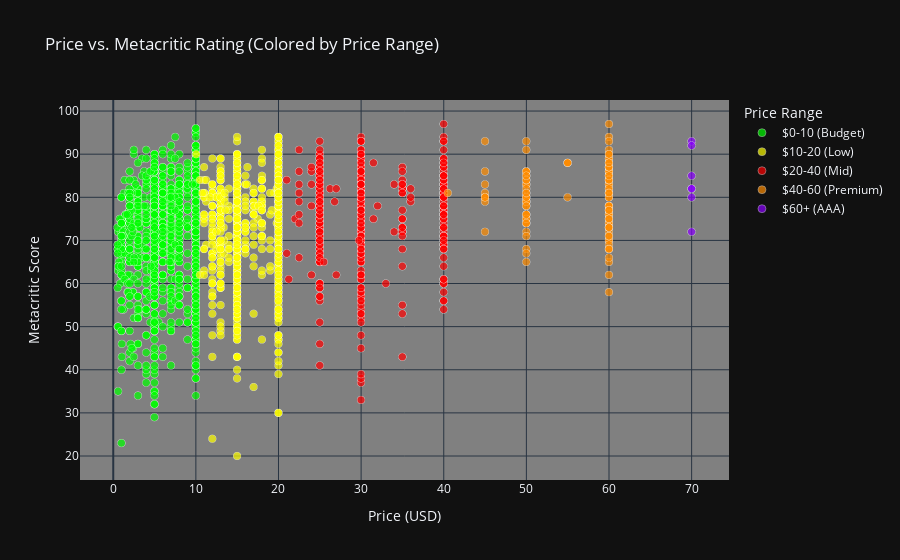
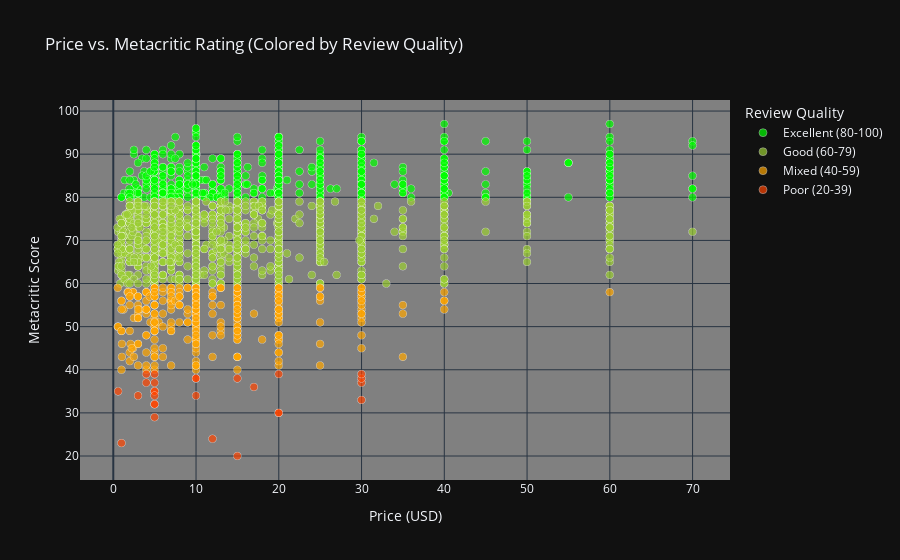

Notebook source saved alongside these figures, in order:
### Markdown cell above
# Question 1 : What kind of correlation exists between Price and MetaScore?

### Code cell
# ==================================================================================================
# Question 1: What kind of correlation exists between Price and MetaScore?
# ==================================================================================================

# Columns to show in the interactive plot
cols_to_keep = ['Price', 'MetacriticScore', 'Name', 'Developers', 'Publishers']

# Remove null values from Price and MetacriticScore
df_corr = df[cols_to_keep].dropna(subset=['Price', 'MetacriticScore'])
df_corr = df_corr[(df_corr['Price'] > 0) & (df_corr['MetacriticScore'] > 0)]

# ============================================
# Statistical Analysis (Correlation)
# ============================================

# Pearson Correlation (Linear)
pearson_corr, pearson_pval = stats.pearsonr(df_corr['Price'], df_corr['MetacriticScore'])

print(f"1. PEARSON CORRELATION (Price vs Metacritic Score):")

print("\n" + "="*60)
print("QUICK INTERPRETATION")
print("="*60)
print(f"Pearson's r ({pearson_corr:.3f}) indicates a very weak linear correlation.")
print(f"Price explains only {(pearson_corr**2)*100:.2f}% of the variation in Metacritic scores.")
print("="*60)


# ============================================
# Visualization 1: Price vs Metacritic Rating (Colored by Price Range)
# ============================================

# Create price range categories
def categorize_price(price):
    if price < 10:
        return '$0-10 (Budget)'
    elif price < 20:
        return '$10-20 (Low)'
    elif price < 40:
        return '$20-40 (Mid)'
    elif price < 60:
        return '$40-60 (Premium)'
    else:
        return '$60+ (AAA)'

# Add price category column
df_corr['PriceCategory'] = df_corr['Price'].apply(categorize_price)

# Define color mapping for each price range
color_map = {
    '$0-10 (Budget)': '#00ff00',      # Green
    '$10-20 (Low)': '#ffff00',        # Yellow
    '$20-40 (Mid)': '#ff0000',        # Red
    '$40-60 (Premium)': '#ff8c00',    # Orange
    '$60+ (AAA)': '#8b00ff'           # Purple
}

# Create scatter plot with colors by price range
fig1 = px.scatter(
    df_corr,
    x='Price',
    y='MetacriticScore',
    title='Price vs. Metacritic Rating (Colored by Price Range)',
    color='PriceCategory',
    color_discrete_map=color_map,
    hover_data={
        'Name': True,
        'Developers': True,
        'Publishers': True,
        'Price': ':.2f',
        'MetacriticScore': True,
        'PriceCategory': False
    },
    category_orders={
        'PriceCategory': [
            '$0-10 (Budget)',
            '$10-20 (Low)',
            '$20-40 (Mid)',
            '$40-60 (Premium)',
            '$60+ (AAA)'
        ]
    }
)

# Update layout for better appearance
fig1.update_layout(
    xaxis_title="Price (USD)",
    yaxis_title="Metacritic Score",
    legend_title="Price Range",
    font=dict(size=12),
    hovermode='closest',
    plot_bgcolor='rgba(240, 240, 240, 0.5)',
    showlegend=True
)

# Update marker size and opacity
fig1.update_traces(
    marker=dict(
        size=8,
        opacity=0.7,
        line=dict(width=0.5, color='white')
    )
)

fig1.show()

# Print statistics by price range
print("\n" + "="*60)
print("STATISTICS BY PRICE RANGE")
print("="*60)
for category in ['$0-10 (Budget)', '$10-20 (Low)', '$20-40 (Mid)', '$40-60 (Premium)', '$60+ (AAA)']:
    subset = df_corr[df_corr['PriceCategory'] == category]
    if len(subset) > 0:
        print(f"\n{category}:")
        print(f"  Games: {len(subset)}")
        print(f"  Avg Metacritic: {subset['MetacriticScore'].mean():.2f}")
        print(f"  Avg Price: ${subset['Price'].mean():.2f}")


# ============================================
# Visualization 2: Price vs Metacritic Rating (Colored by Review Quality)
# ============================================

# Create score quality categories
def categorize_score(score):
    if score >= 80:
        return 'Excellent (80-100)'
    elif score >= 60:
        return 'Good (60-79)'
    elif score >= 40:
        return 'Mixed (40-59)'
    elif score >= 20:
        return 'Poor (20-39)'
    else:
        return 'Bad (0-19)'

# Add score category column
df_corr['ScoreCategory'] = df_corr['MetacriticScore'].apply(categorize_score)

# Define color mapping for each score range
score_color_map = {
    'Excellent (80-100)': '#00ff00',  # Green - Excellent games
    'Good (60-79)': '#9acd32',        # Yellow-Green - Good games
    'Mixed (40-59)': '#ffa500',       # Orange - Mixed reviews
    'Poor (20-39)': '#ff4500',        # Orange-Red - Poor games
    'Bad (0-19)': '#ff0000'           # Red - Bad games
}

# Create scatter plot with colors by score quality
fig2 = px.scatter(
    df_corr,
    x='Price',
    y='MetacriticScore',
    title='Price vs. Metacritic Rating (Colored by Review Quality)',
    color='ScoreCategory',
    color_discrete_map=score_color_map,
    hover_data={
        'Name': True,
        'Developers': True,
        'Publishers': True,
        'Price': ':.2f',
        'MetacriticScore': True,
        'ScoreCategory': False
    },
    category_orders={
        'ScoreCategory': [
            'Excellent (80-100)',
            'Good (60-79)',
            'Mixed (40-59)',
            'Poor (20-39)',
            'Bad (0-19)'
        ]
    }
)

# Update layout for better appearance
fig2.update_layout(
    xaxis_title="Price (USD)",
    yaxis_title="Metacritic Score",
    legend_title="Review Quality",
    font=dict(size=12),
    hovermode='closest',
    plot_bgcolor='rgba(240, 240, 240, 0.5)',
    showlegend=True
)

# Update marker size and opacity
fig2.update_traces(
    marker=dict(
        size=8,
        opacity=0.7,
        line=dict(width=0.5, color='white')
    )
)

fig2.show()

# Print statistics by score quality
print("\n" + "="*60)
print("STATISTICS BY REVIEW QUALITY")
print("="*60)
for category in ['Excellent (80-100)', 'Good (60-79)', 'Mixed (40-59)', 'Poor (20-39)', 'Bad (0-19)']:
    subset = df_corr[df_corr['ScoreCategory'] == category]
    if len(subset) > 0:
        print(f"\n{category}:")
        print(f"  Games: {len(subset)}")
        print(f"  Avg Price: ${subset['Price'].mean():.2f}")
        print(f"  Avg Metacritic: {subset['MetacriticScore'].mean():.2f}")

# End of Question 1
# ==================================================================================================
